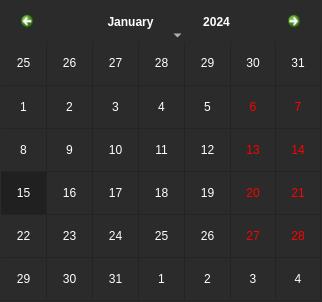
<?xml version="1.0" encoding="UTF-8"?>
<ui version="4.0">
 <class>Frame</class>
 <widget class="QFrame" name="Frame">
  <property name="geometry">
   <rect>
    <x>0</x>
    <y>0</y>
    <width>320</width>
    <height>300</height>
   </rect>
  </property>
  <property name="maximumSize">
   <size>
    <width>320</width>
    <height>300</height>
   </size>
  </property>
  <property name="windowTitle">
   <string>Frame</string>
  </property>
  <property name="styleSheet">
   <string notr="true">QWidget {
    background-color: #2b2b2b;
	color:#eaeaea;
	border: solid;
	border-width: 0px;
	border-color: transparent;
    border-radius: 5px;

}

QCalendarWidget QToolButton
{
	height:38px;
	width:50px;
	color:white;
	font:18px 'Segoe UI', 'Microsoft YaHei', 'PingFang SC',  'Arial';
	icon-size:18px 18px;
	background-color:#2b2b2b;
}
QCalendarWidget QToolButton:hover
{
	background-color:#202020;
}

QCalendarWidget QWidget#qt_calendar_navigationbar
{
	height:35px;
	background-color:#2b2b2b;

}


#qt_calendar_prevmonth,
#qt_calendar_nextmonth
{
	border:none;
	qproperty-icon:none;
	background-color:transparent;
}


#qt_calendar_prevmonth
{
	qproperty-icon: url(:/qfluentwidgets/images/icons/CareLeftSolid_white.svg);
	icon-size: 15px 15px
}

#qt_calendar_nextmonth
{
	qproperty-icon: url(:/qfluentwidgets/images/icons/CareRightSolid_white.svg);
	icon-size: 15px 15px
}


#qt_calendar_prevmonth:hover,
#qt_calendar_nextmonth:hover
{
	background-color:#202020;
}




#qt_calendar_monthbutton
{
	width:100px;
	font:18px 'Segoe UI', 'Microsoft YaHei', 'PingFang SC',  'Arial';
	color:white;
	background-color:#2b2b2b;
	margin: 0px 2px;
	padding: 0px 2px

}

#qt_calendar_yearbutton
{
	font:18px 'Segoe UI', 'Microsoft YaHei', 'PingFang SC',  'Arial';
	color:white;
	background-color:#2b2b2b;
	margin: 0px 2px;
	padding: 0px 2px

}

#qt_calendar_monthbutton:hover,
#qt_calendar_yearbutton:hover
{
	background-color:#202020;
}

/* MenuBar Code */

QCalendarWidget QMenu
{
	width:150px;
	color:white;
	font:14px 'Segoe UI', 'Microsoft YaHei', 'PingFang SC',  'Arial';
	background-color:#2b2b2b;
}

/* SpinBox Code */



/* Calendar View Code */
QCalendarWidget QWidget
{
	alternate-background-color:#2b2b2b;
}


QCalendarWidget QAbstractItemView:enabled
{
	font:14px 'Segoe UI', 'Microsoft YaHei', 'PingFang SC',  'Arial';
	color:white;
	background-color:#2b2b2b;
	selection-background-color:#202020;
	selection-color:white;
}
QCalendarWidget QAbstractItemView:disabled
{
	color:rgb(100,100,100);
}

QCalendarWidget QSpinBox
{
	width:60px;
	height:25px;
	font:14px 'Segoe UI', 'Microsoft YaHei', 'PingFang SC',  'Arial';
	color:white;
	background-color:#2b2b2b;
}

#qt_calendar_calendarview
{
	font:14px 'Segoe UI', 'Microsoft YaHei', 'PingFang SC',  'Arial';
	color:white;
	background-color:#2b2b2b;
	border-width: 0px;
	border-color: #2b2b2b;
    border-radius:5px;
}


#qt_calendar_calendarview::item
{
	background-color:#2b2b2b;
	border-width: 0px;
	border-color: #2b2b2b;
    border-radius:25px;

}


#qt_calendar_calendarview::item:hover
{
	background-color:#202020;
	border-width: 0px;
	border-color: #202020;
    border-radius:20px;

}

#qt_calendar_calendarview::item:selected
{
	background-color:black;
	border-width: 0px;
	border-color: black;
    border-radius:20px;
	
}

</string>
  </property>
  <layout class="QVBoxLayout" name="verticalLayout" stretch="0">
   <property name="spacing">
    <number>1</number>
   </property>
   <property name="leftMargin">
    <number>1</number>
   </property>
   <property name="topMargin">
    <number>1</number>
   </property>
   <property name="rightMargin">
    <number>1</number>
   </property>
   <property name="bottomMargin">
    <number>1</number>
   </property>
   <item>
    <widget class="QCalendarWidget" name="calendarview">
     <property name="sizePolicy">
      <sizepolicy hsizetype="Preferred" vsizetype="Preferred">
       <horstretch>0</horstretch>
       <verstretch>0</verstretch>
      </sizepolicy>
     </property>
     <property name="minimumSize">
      <size>
       <width>0</width>
       <height>300</height>
      </size>
     </property>
     <property name="maximumSize">
      <size>
       <width>320</width>
       <height>300</height>
      </size>
     </property>
     <property name="styleSheet">
      <string notr="true"/>
     </property>
     <property name="gridVisible">
      <bool>true</bool>
     </property>
     <property name="selectionMode">
      <enum>QCalendarWidget::SingleSelection</enum>
     </property>
     <property name="horizontalHeaderFormat">
      <enum>QCalendarWidget::NoHorizontalHeader</enum>
     </property>
     <property name="verticalHeaderFormat">
      <enum>QCalendarWidget::NoVerticalHeader</enum>
     </property>
     <property name="navigationBarVisible">
      <bool>true</bool>
     </property>
     <property name="dateEditEnabled">
      <bool>true</bool>
     </property>
    </widget>
   </item>
  </layout>
 </widget>
 <resources/>
 <connections/>
</ui>
